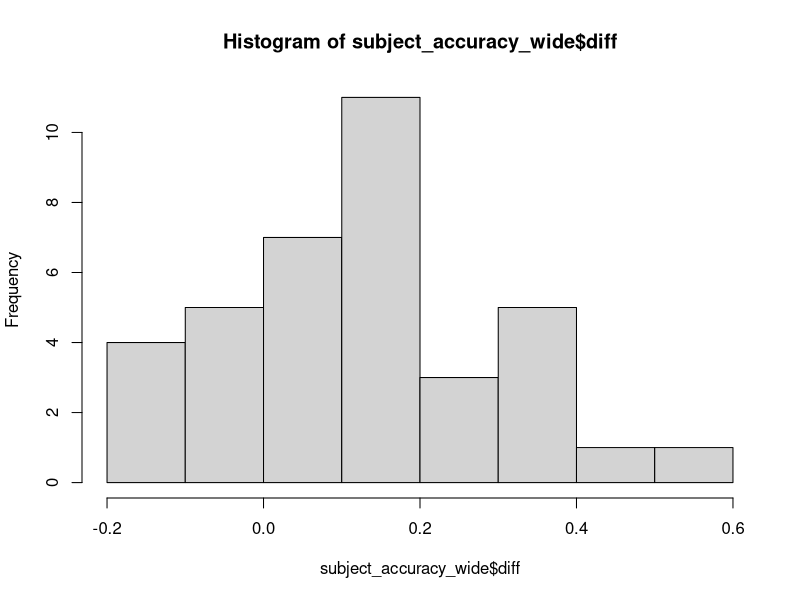
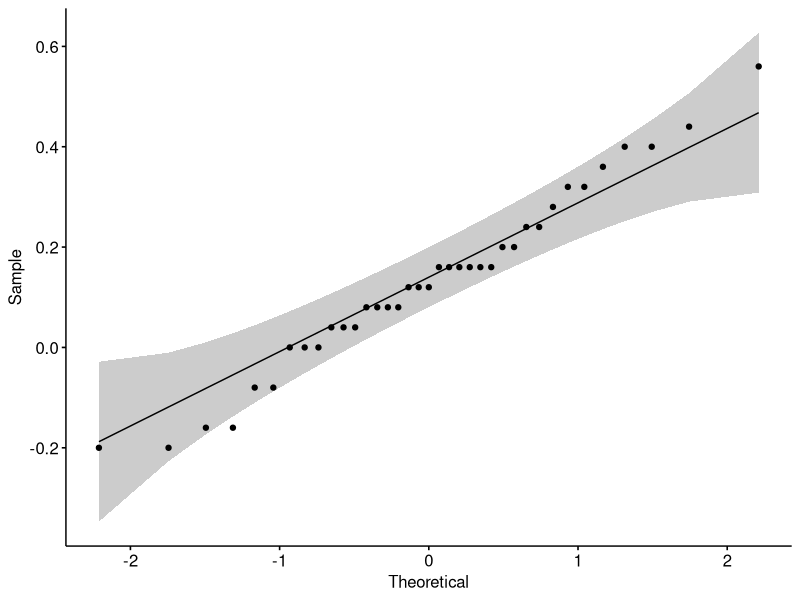
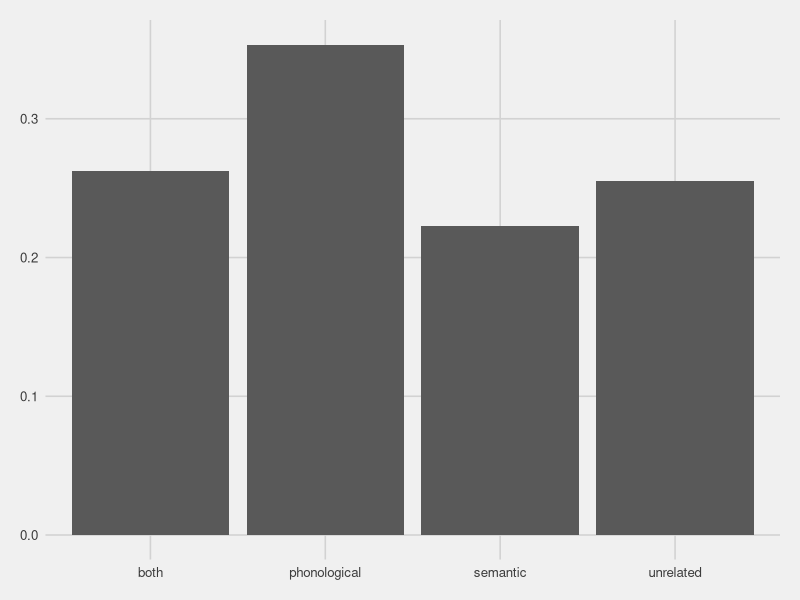
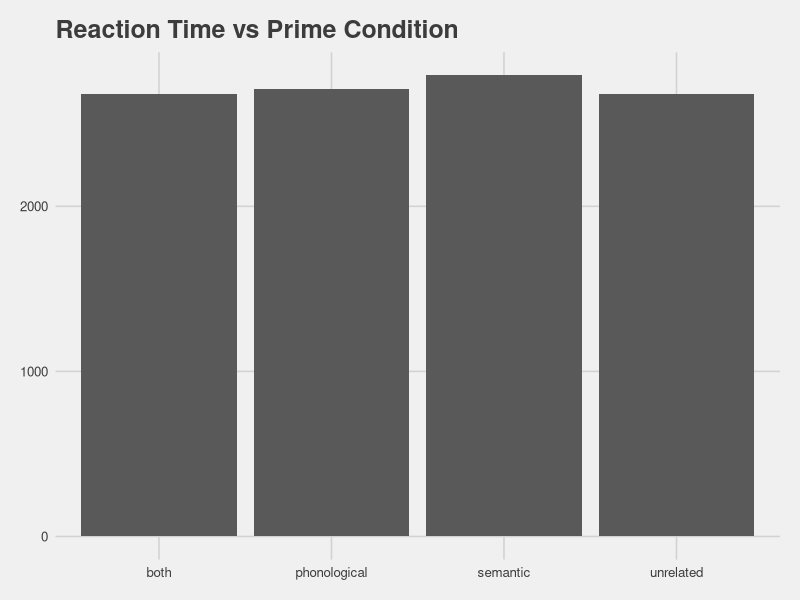
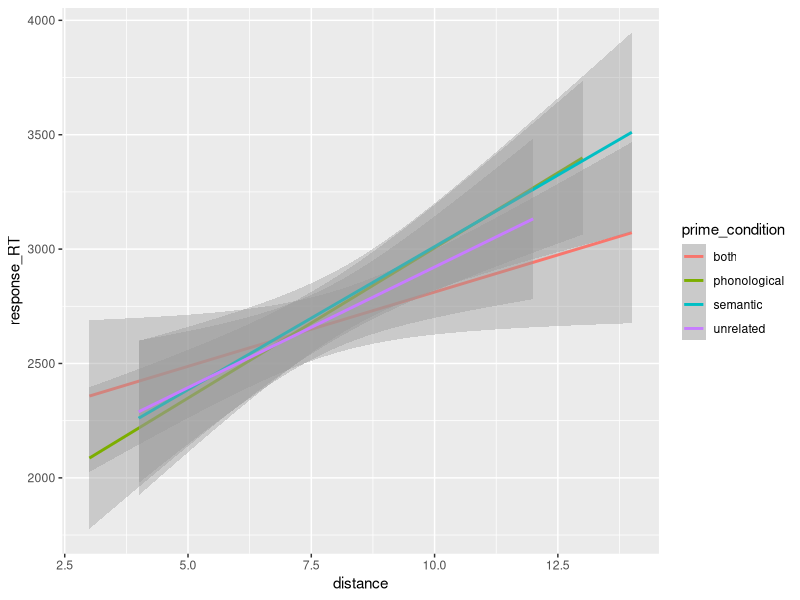

Generate these figures, in order, with R:
## ---- chunk 1
library(tidyverse)
library(ggthemes)
library(rstatix)
library(ggpubr)
## ---- chunk 2
assignment5 = read_csv("assignment5_data.csv")

subject_accuracy = assignment5%>%
  group_by(subject, prime_condition)%>%
  summarize(mean_acc = mean(accuracy))
  

subject_rt = assignment5 %>%
  group_by(subject, prime_condition)%>%
  summarize(mean_rt = mean(response_RT))

#Q3: Both are in long format.
## ---- chunk 3
subject_accuracy_wide = subject_accuracy%>%
  pivot_wider(names_from = prime_condition, values_from = mean_acc)
## ---- chunk 4
subject_accuracy_long = subject_accuracy_wide%>%
  pivot_longer(names_to = "prime_condition", cols = both:unrelated)

#Q6: subject_accuracy
## ---- chunk 5
#7a:subject_accuracy_wide
#7b:paired

t.test(subject_accuracy_wide$phonological, subject_accuracy_wide$semantic, var.equal = FALSE, paired = TRUE)

#Q8:Because the t-value is 4.4075, it is significant.
## ---- chunk 6
#t-value

subject_accuracy_wide = subject_accuracy_wide%>%
  mutate(diff=phonological - semantic)

x_bar=mean(subject_accuracy_wide$diff)
sd_diff=sd(subject_accuracy_wide$diff)

t=x_bar/(sd_diff/sqrt(nrow(subject_accuracy_wide)))

#p-value

df= nrow(subject_accuracy_wide)-1

p_value=2*(1-pt(t,df))
## ---- chunk 7
subject_accuracy_wide=subject_accuracy_wide%>% ungroup()

hist(subject_accuracy_wide$diff)

outliers = subject_accuracy_wide %>% identify_outliers(diff)

#Only one outlier was found, 97.

outliers_subs= outliers%>% pull(subject)
newdf= subject_accuracy_wide%>%filter(!subject %in% outliers_subs)
## ---- chunk 8
ggqqplot(subject_accuracy_wide, "diff")
subject_accuracy_wide%>%shapiro_test(diff)
#Yes, the p-value is greater than 0.05
## ---- chunk 9
mean_accuracy=assignment5%>%
  group_by(prime_condition)%>%
  summarize(mean_acc = mean(accuracy))

mean_accuracy%>%
  ggplot(aes(x=prime_condition, y=mean_acc))+
  geom_bar(stat = "identity")+
  theme_fivethirtyeight()
#It seems like phonological improves accuracy while semantic hurts it.
## ---- chunk 10
mean_rt= assignment5%>%
  group_by(prime_condition)%>%
  summarise(mean_rt= mean(response_RT))

mean_rt%>%
  ggplot(aes(x=prime_condition, y=mean_rt))+
  geom_bar(stat = "identity")+
  theme_fivethirtyeight()+
  xlab("Prime Condidition") + 
  ylab ("Mean RT")+
  ggtitle("Reaction Time vs Prime Condition")

#Q13:On average, they look relatively the same to one another. The prime condition with both produced the fastest reaction time while the semantic prime condition produced the slowest reaction time.
## ---- chunk 11
#14a Wide conversion
subject_rt_wide=subject_rt%>%
  pivot_wider(names_from = prime_condition, values_from = mean_rt)
## ---- chunk 12
#14b Outliers 
subject_rt_wide=subject_rt_wide%>%
  mutate(diff2=both-semantic)

subject_rt_wide=subject_rt_wide%>% ungroup()

outliers2= subject_rt_wide%>%identify_outliers(diff2)
#no outliers

## ---- chunk 13
#14c Normality
subject_rt_wide%>%shapiro_test(diff2)
#p-value>0.05 
## ---- chunk 14
#14d T-test
t.test(subject_rt_wide$both, subject_rt_wide$semantic, var.equal = FALSE, paired = TRUE)
## ---- chunk 15
assignment5%>%
  ggplot(aes(x=distance, y=response_RT, color = prime_condition))+
  geom_smooth(method = "lm")
